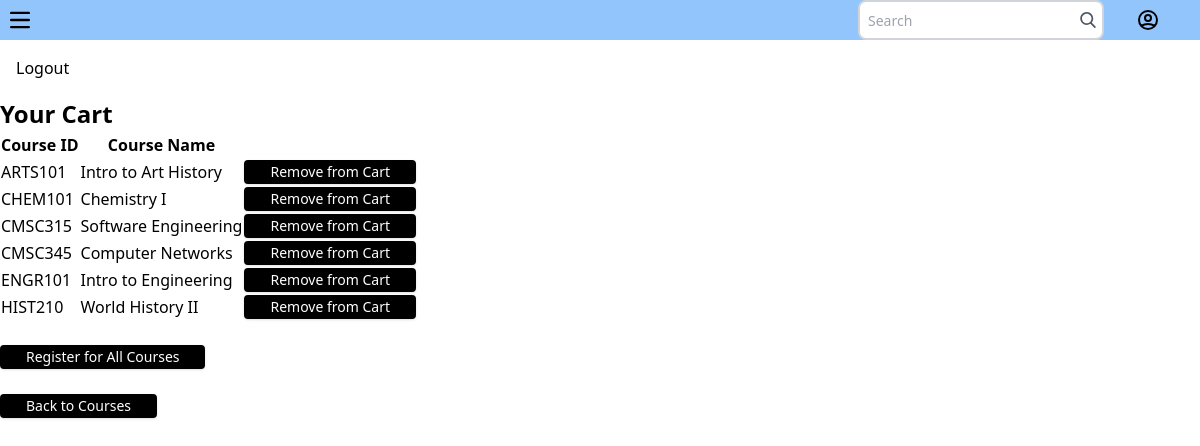
Page /cart (signed in) on the committed database.
### src/app.py (models this page shows, shortened)
class Course(db.Model):
    __tablename__ = 'courses'
    catalog = db.Column(db.String(4), nullable=False)
    course_number = db.Column(db.Integer, nullable=False)
    course_id = db.Column(db.String(7), primary_key=True, unique=True)
    semesters_offered = db.Column(JSON, nullable=True)
    course_name = db.Column(db.String(250), nullable=True)
    description = db.Column(db.String(250), nullable=True)
    max_seats = db.Column(db.Integer, nullable=False)
    locations_offered = db.Column(JSON, nullable=True)
    prereqs = db.Column(JSON, nullable=True)
    faculty = db.Column(JSON, nullable=True)
    credits_awarded = db.Column(db.Integer, nullable=False)
    required_technology = db.Column(db.String(250), nullable=True)
    reporting_instructions = db.Column(db.String(250), nullable=True)

### src/app.py (the view)
@app.route('/cart')
@login_required
def view_cart():
    student = current_user.student
    print(f"Current cart from DB for {student.first_name} {student.last_name}: {student.cart}")
    cart_courses = Course.query.filter(Course.course_id.in_(student.cart)).all()
    print(f"Cart Courses Retrieved: {[course.course_id for course in cart_courses]}")
    return render_template('view_cart.html', cart_courses=cart_courses)

### src/app.py (called while the page is built)
@login_mgr.user_loader
def load_user(id):
    return User.query.get(int(id))

### src/templates/view_cart.html (shortened to what this page needs)
<!DOCTYPE html>
<html lang="en">
<head>
    <link rel="stylesheet" href="{{url_for('static', filename='dist/css/table.css')}}">
</head>
<body>
    <nav class="bg-blue-300 w-full">
        <div class="flex justify-between">
            <div>
                <button data-collapse-toggle="navbar-hamburger" type="button" class="inline-flex items-center justify-center p-2 w-10 h-10 text-sm text-black rounded-lg aria-controls="navbar-hamburger" aria-expanded="false">
                    <svg class="w-5 h-5" aria-hidden="true" xmlns="http://www.w3.org/2000/svg" fill="none" viewBox="0 0 17 14">
                        <path stroke="currentColor" stroke-linecap="round" stroke-linejoin="round" stroke-width="2" d="M1 1h15M1 7h15M1 13h15"/>
                    </svg>
                </button>
            </div>
            <div class="relative flex justify-between right-10">
                <div class="relative right-8">
                    <input
                        class="border-2 border-gray-300 bg-white h-10 pl-2 pr-8 rounded-lg text-sm focus:outline-none"
                        type="search" name="search" placeholder="Search">
                    <button type="submit" class="absolute right-0 top-0 mt-3 mr-2">
                    </button>
                </div>
                <a class="relative flex items-center" href="#">
                </a>
            </div>
        </div>
    </nav>
    <aside class="bg-gray-100 w-64 h-full fixed top-0 left-0 p-4">
        <ul>
            <li><a href="{{url_for('logout')}}" class="block text-black hover:text-blue-600">Logout</a></li>
        </ul>
    </aside>
    <main class="ml-64 p-8">
        <h1 class="text-3xl md:text-3xl font-extrabold;" style=" font-weight: bold; font-size: x-large;">
        Your Cart</h1>
        {% if not cart_courses %}
            <p>Your cart is empty.</p>
        {% else %}
            <table border="1">
                <tr>
                    <th>Course ID</th>
                    <th>Course Name</th>
                    <th></th>
                </tr>
                {% for course in cart_courses %}
                <tr>
                    <td>{{ course.course_id }}</td>
                    <td>{{ course.course_name }}</td>
                    <td>
                        <form action="{{ url_for('remove_from_cart') }}" method="post">
                            <button type="submit"class="text-white hover:text-black bg-black hover:bg-white
                            font-medium text-sm px-6 py-2 border-2 border-black shadow rounded transition duration-200">Remove from Cart</button>
                        </form>
                    </td>
                </tr>
                {% endfor %}
            </table>
            <br>
            <form action="{{ url_for('register_courses') }}" method="post">
                <button type="submit"class="text-white hover:text-black bg-black hover:bg-white
                font-medium text-sm px-6 py-2 border-2 border-black shadow rounded transition duration-200">Register for All Courses</button>
            </form>
            <br>
        {% endif %}
        <a href="{{ url_for('view_courses') }}">
            <button type="submit"class="text-white hover:text-black bg-black hover:bg-white
            font-medium text-sm px-6 py-2 border-2 border-black shadow rounded transition duration-200">Back to Courses</button>
        </a>
    </main>
</body>
</html>

### rows in the picture
Course: course_id "ARTS101", course_name "Intro to Art History"
Course: course_id "CHEM101", course_name "Chemistry I"
Course: course_id "CMSC315", course_name "Software Engineering"
Course: course_id "CMSC345", course_name "Computer Networks"
Course: course_id "ENGR101", course_name "Intro to Engineering"
Course: course_id "HIST210", course_name "World History II"
